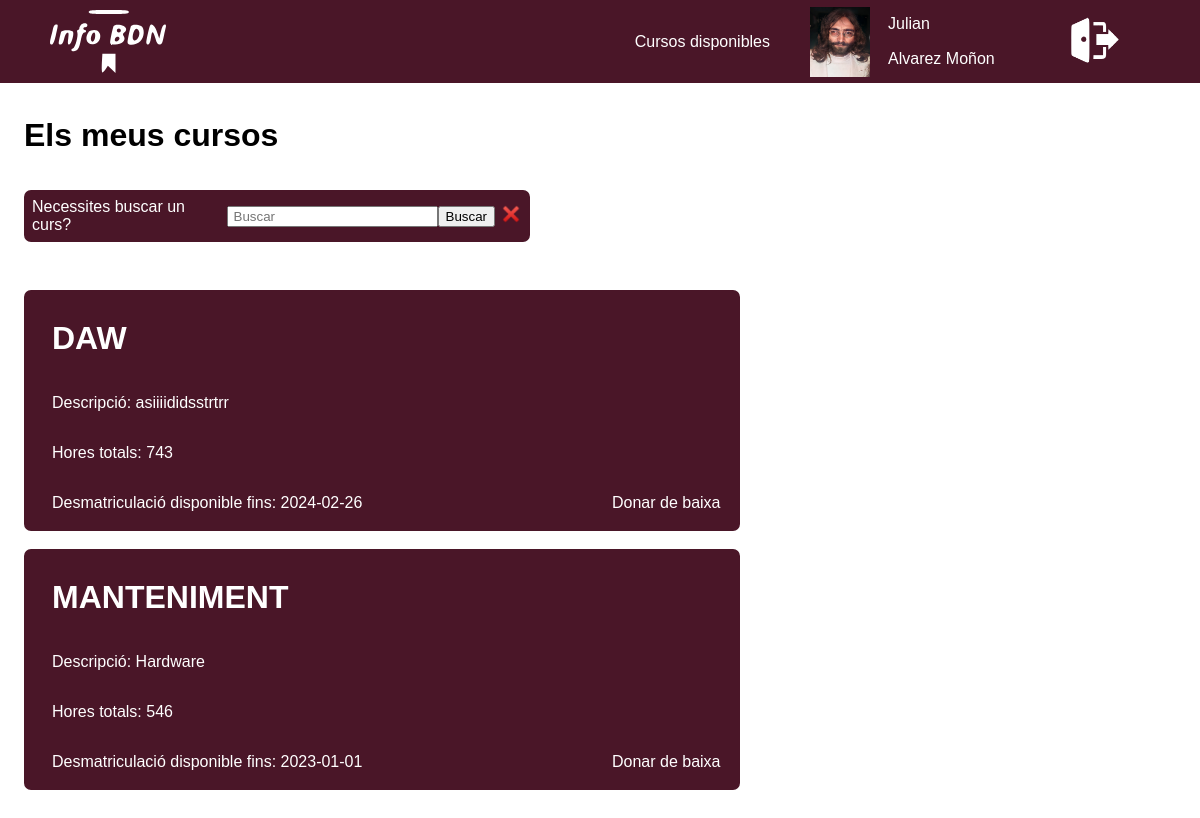
The page /index.php?controller=Cursos&action=showElsMeusCursos (signed in) on the database as committed earlier.
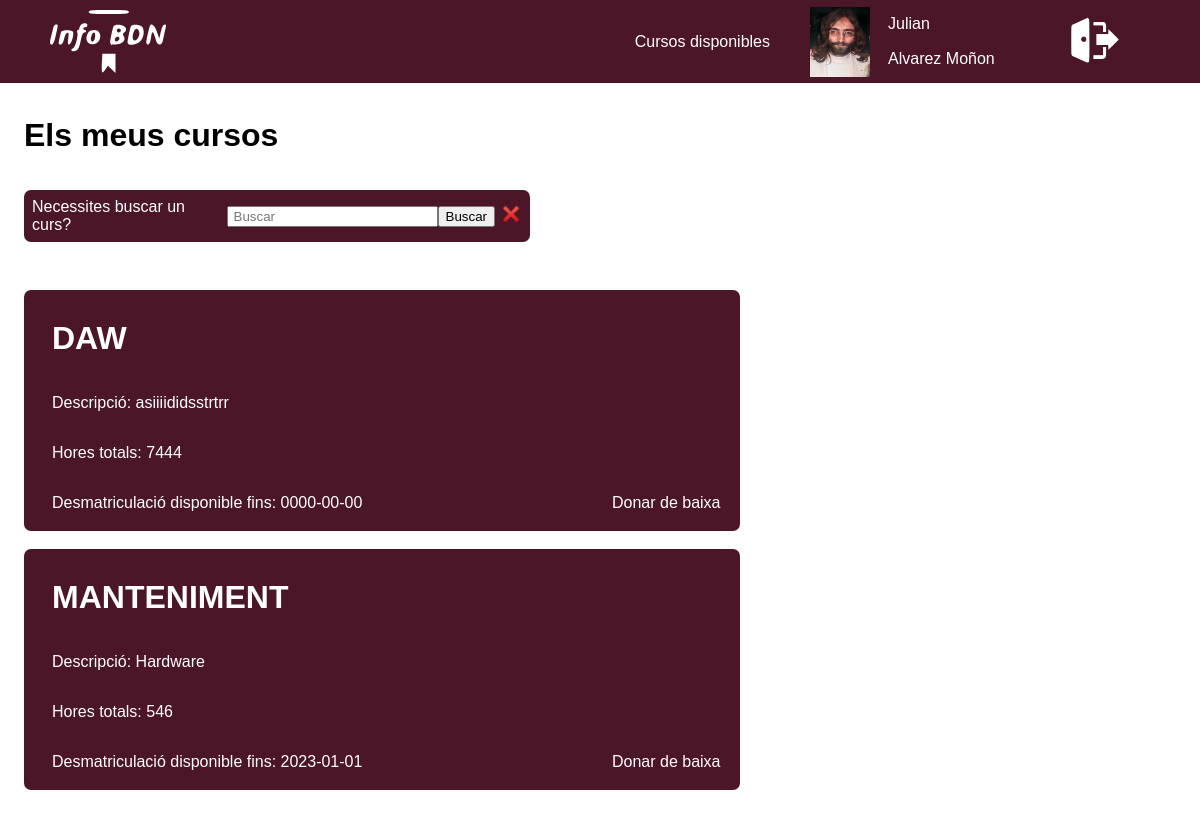
The same page on the database as committed later.
### tables this page shows
CREATE TABLE `cursos` (
  `codi_curs` int(100) NOT NULL,
  `nom_curs` varchar(20) NOT NULL,
  `desc_curs` varchar(100) NOT NULL,
  `hores_curs` int(255) NOT NULL,
  `ini_curs` date NOT NULL,
  `fin_curs` date NOT NULL,
  `DNI_prof` varchar(100) DEFAULT NULL,
  `visible` tinyint(1) NOT NULL
);

### controllers/CursosController.php (called while the page is built, shortened)
<?php
require "models/cursos.php";
class CursosController
{
    public function showElsMeusCursos(){
        $curs = new Curs();
        $dni = $_SESSION["dni"];
        $listado = $curs->obtenirElsMeusCursos($dni);
        require_once "views/alumne/elsMeusCursos.php";
    }
}

### models/database.php (called while the page is built, shortened)
<?php
class Database{
    public function __construct(){
        $servername = "localhost";
        $dbname= "infobdn";
        $username = "root";
        $password = "";
        try{
            $this->db = new PDO("mysql:host=$servername;dbname=$dbname",$username, $password);
        }
        catch(PDOException $error)
        {
            echo "Connection failed: ". $error->getMessage();
        }
    }
}

### models/cursos.php (called while the page is built, shortened)
<?php
require_once("database.php");
class Curs extends Database
{
    public function obtenirElsMeusCursos($dni){
        $consulta = $this->db->prepare("SELECT * FROM cursos WHERE visible LIKE 1 AND codi_curs IN (SELECT curso FROM matricula WHERE DNI_alum = '$dni')");
        $consulta->execute();
        $resultado = $consulta->fetchAll();
        return $resultado;
    }
}

### views/alumne/elsMeusCursos.php (the view)
<?php
echo "<div class='header'>
    <img src='img/logo.svg' alt='Logo'>
    <div class='navmenu'>
        <div id='minilog'>
            <a href='index.php?controller=Cursos&action=showCursosDisponibles'>Cursos disponibles</a>
            <div class='grid'>
                <img src=".$_SESSION['foto']." id='fotominilog'>
                <p class='textgrid1'>".$_SESSION['nombre']."</p>
                <p class='textgrid2'>".$_SESSION['apellido']."</p>
            </div>
            <a href='index.php?controller=Principal&action=destroySesion'><img src='img/logout.svg' id='fotologout'></a>
        </div>
    </div>
</div>
<div class='cursosdisp'>
<h1>Els meus cursos</h1>
    <form action='index.php?controller=Cursos&action=buscarElMeuCurs' method='post' name='filtre'>
        Necessites buscar un curs?<input type='text' id='filtre' name='filtre' placeholder='Buscar'/>
        <button type='submit'>Buscar</button>
        <a href='index.php?controller=Cursos&action=showElsMeusCursos'><img src='img/48/icons8-cross-mark-48.png' id='cancelar''></a>
    </form>
    <div class='cursbox'>";
    foreach($listado as $curs){
        echo "<div class='curs'>
            <h1 id='titol'>".$curs[1]."</h1>
            <p id='desc'>Descripció: ".$curs[2]."</p>
            <p id='hores'>Hores totals: ".$curs[3]."</p>
            <p id='data'>Desmatriculació disponible fins: ".$curs[5]."</p>
            <p><a id='matricularme' href='index.php?controller=Cursos&action=donarBaixaCurs&id=" . $curs[0] . "'>Donar de baixa</a></p>
        </div>
        <br>";
    }
    echo "</div>
</div>";

Rows that differ between the two databases and show on the page:
changed cursos "DAW": hores_curs "743" → "7444"; fin_curs "2024-02-26" → "0000-00-00"
